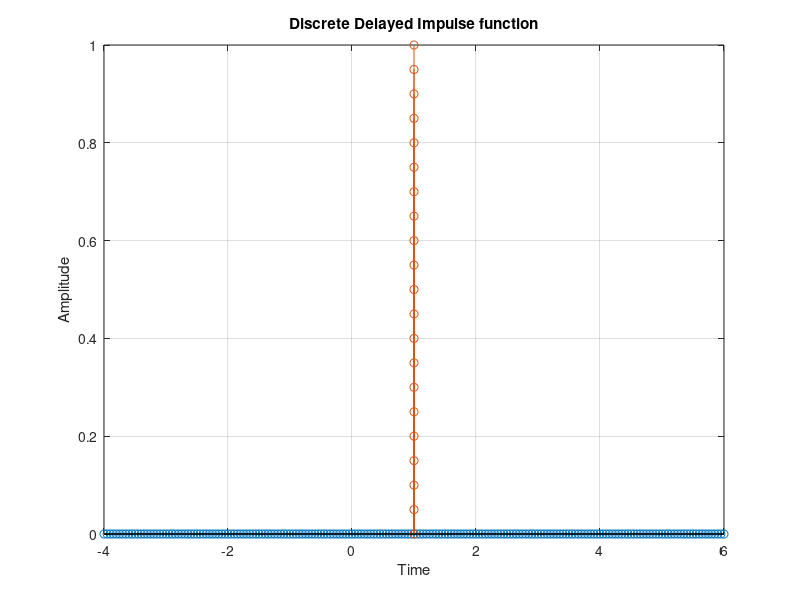

MATLAB code to generate this figure:
T = input("Enter the time : ");

t = -T : 0.05 : T;
y = 0*t;
stem(t+1,y)
hold on

y = 0 : 0.05 : 1;
t = 1+0*y;
stem(t,y)
hold on

grid on

xlabel("Time")
ylabel("Amplitude")
title("Discrete Delayed Impulse function")
